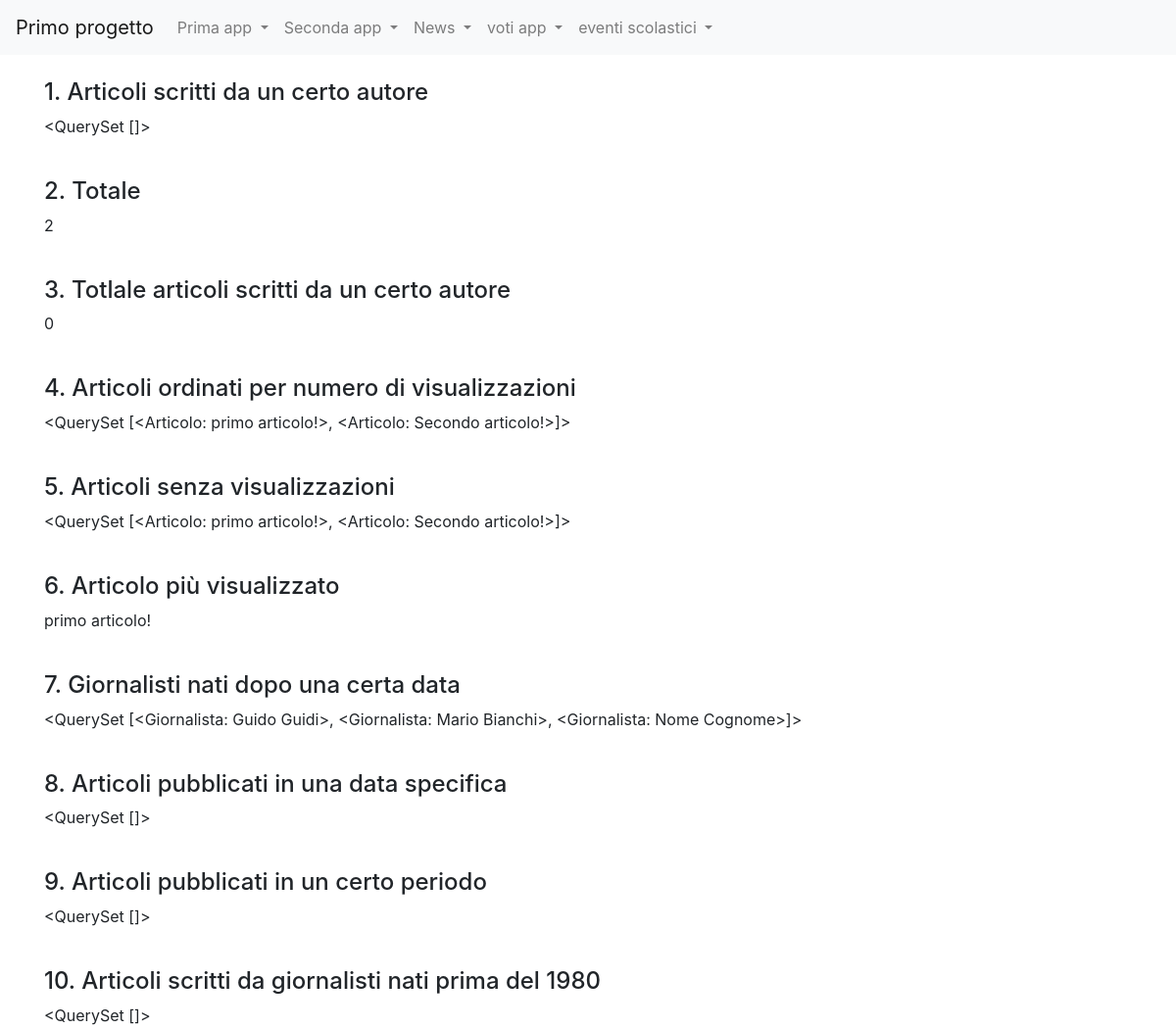
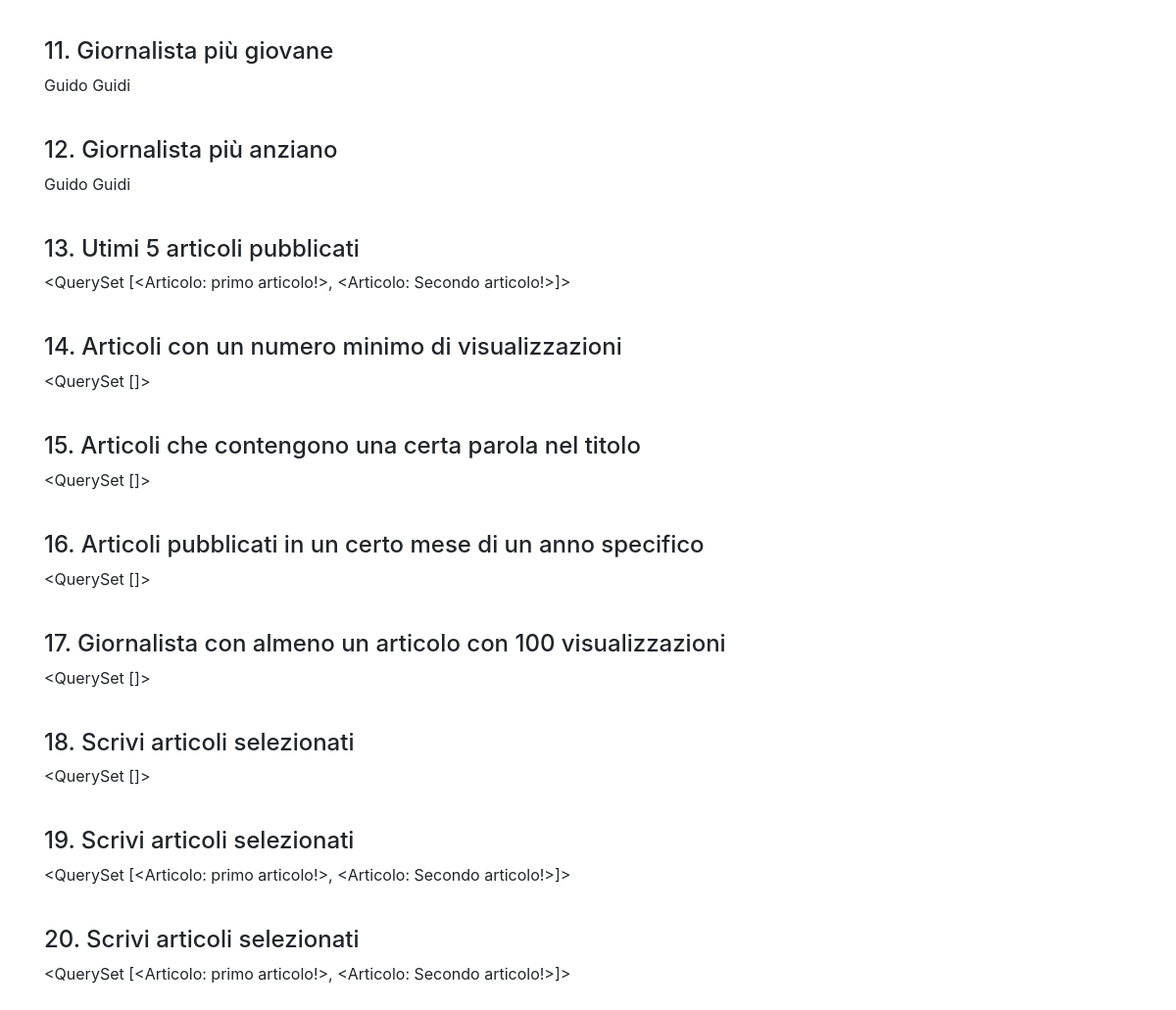
The app's page /news/query, older data (2 pictures, top to bottom).
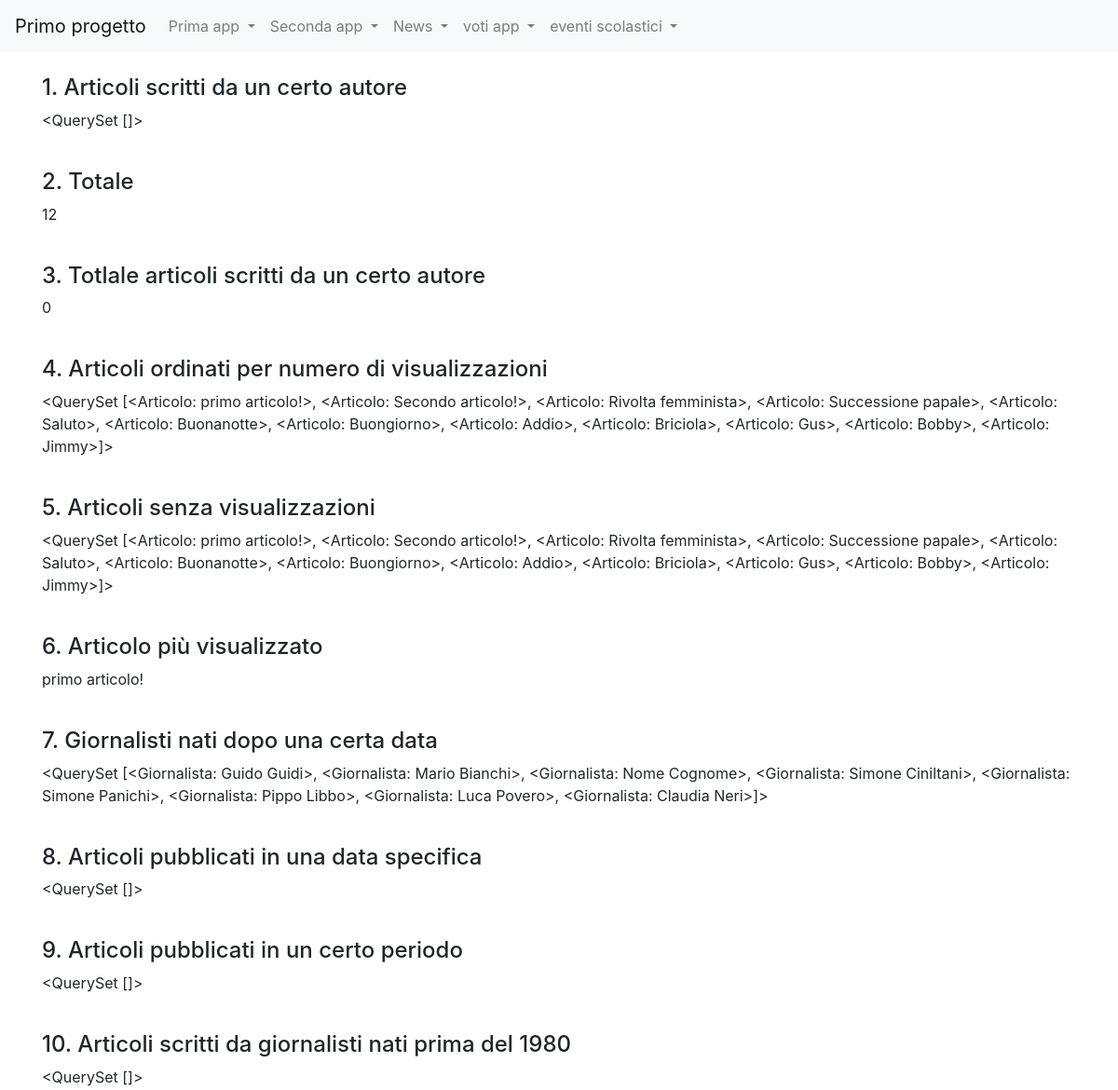
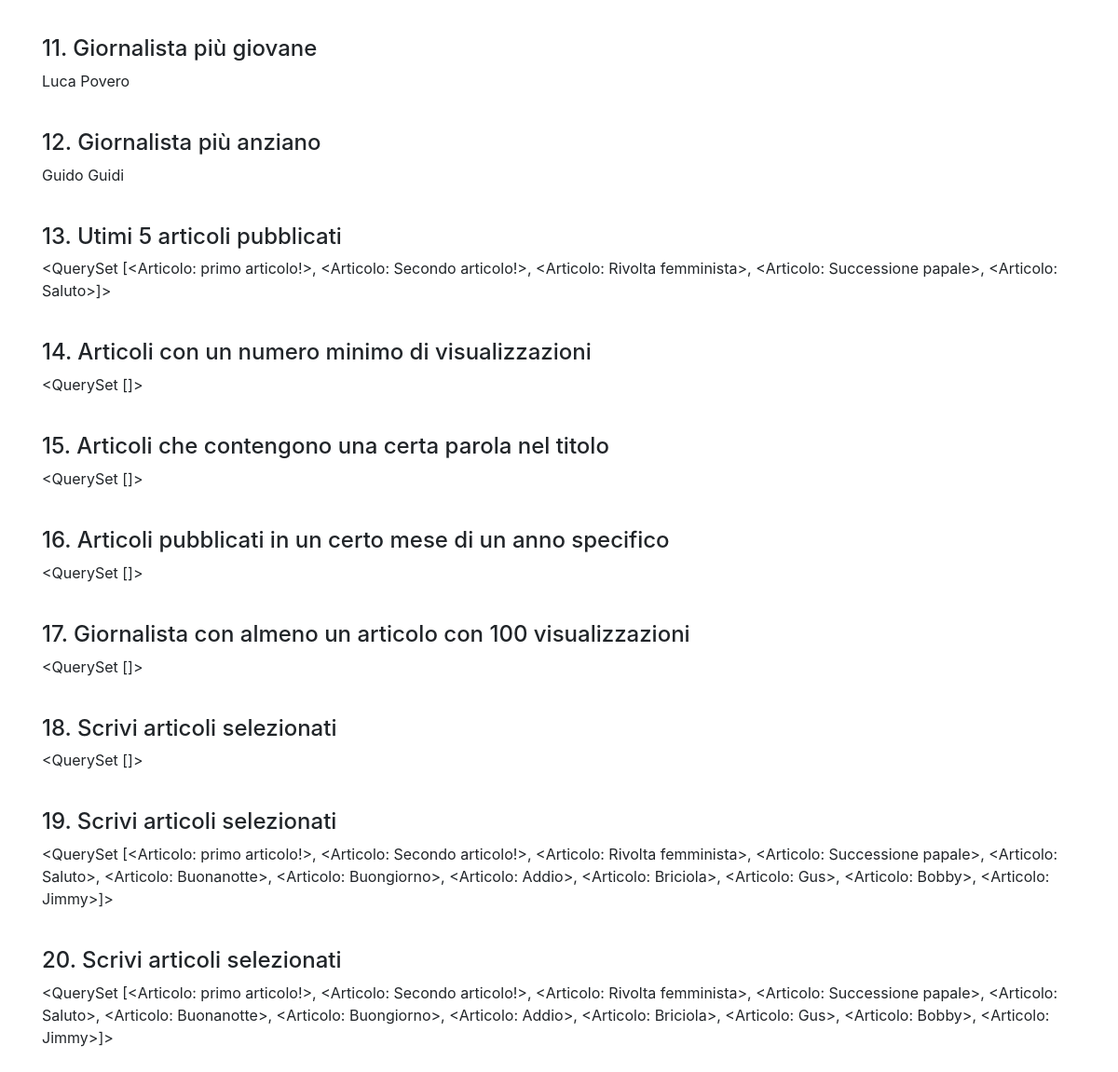
The same page, newer data (2 pictures, top to bottom).
### news/models.py (models this page shows)
class Articolo(models.Model):
    titolo=models.CharField(max_length=100)#necessita della lunghezza massima
    contenuto = models.TextField()
    giornalista = models.ForeignKey(Giornalista, on_delete= models.CASCADE, related_name="articoli")
    data=models.DateField(blank=True)
    visualizzazioni=models.IntegerField(default=0,blank=True)
    def __str__(self):
        return self.titolo
    class Meta:
        verbose_name="Articolo"
        verbose_name_plural="Articoli"

class Giornalista(models.Model):
    nome=models.CharField(max_length=20)
    cognome=models.CharField(max_length=20)
    anno_di_nascita=models.DateField(blank=True)
    def __str__(self):
        return self.nome+" "+self.cognome
    class Meta:
        verbose_name="Giornalista"
        verbose_name_plural="Giornalisti"

### news/views.py (the view)
# urls.py: path("query", queryBase, name="query_base"),
def queryBase(request):
    articoli_cognome=Articolo.objects.filter(giornalista__cognome='Rossi')
    numero_totale_articoli=Articolo.objects.count()
    giornalista_1=Giornalista.objects.get(id=2)
    numero_articoli_giornalista_1=Articolo.objects.filter(giornalista=giornalista_1).count()
    articoli_ordinati=Articolo.objects.order_by('-visualizzazioni')
    articoli_senza_visualizzazioni=Articolo.objects.filter(visualizzazioni=0)
    articolo_piu_visualizzato=Articolo.objects.order_by('-visualizzazioni').first()
    giornalisti_data=Giornalista.objects.filter(anno_di_nascita__gt=datetime.date(1990,1,1))
    articoli_del_giorno=Articolo.objects.filter(data=datetime.date(2023,1,1))
    articoli_periodo=Articolo.objects.filter(data__range=(datetime.date(2023,1,1), datetime.date(2023,12,31)))
    giornalisti_nati=Giornalista.objects.filter(anno_di_nascita__lt=datetime.date(1980,1,1))
    articoli_giornalisti=Articolo.objects.filter(giornalista__in=giornalisti_nati)
    giornalista_giovane=Giornalista.objects.order_by('anno_di_nascita').first()
    giornalista_anziano=Giornalista.objects.order_by('-anno_di_nascita').first()
    ultimi=Articolo.objects.order_by('-data')[:5]
    articoli_minime_visualizzazioni=Articolo.objects.filter(visualizzazioni__gte=100)
    articoli_parola=Articolo.objects.filter(titolo__icontains='importante')
    articoli_mese_anno= Articolo.objects.filter(data__month=1, data__year=2023)
    giornalisti_con_articoli_popolari=Giornalista.objects.filter(articoli__visualizzazioni__gte=100).distinct()
    data=datetime.date(1990,1,1)
    visualizzazioni=50
    articoli_con_and=Articolo.objects.filter(giornalista__anno_di_nascita__gt=data, visualizzazioni__gte=visualizzazioni)
    articoli_con_or=Articolo.objects.filter(Q(giornalista__anno_di_nascita__gt=data)|Q (visualizzazioni__lte=visualizzazioni))
    articoli_con_not=Articolo.objects.filter(~Q(giornalista__anno_di_nascita__lt=data))
    articoli_con_not=Articolo.objects.exclude(giornalista__anno_di_nascita__lt=data)
    context={
        'articoli_cognome': articoli_cognome,
        'numero_totale_articoli': numero_totale_articoli,
        'numero_articoli_giornalista_1': numero_articoli_giornalista_1,
        'articoli_ordinati': articoli_ordinati,
        'articoli_senza_visualizzazioni': articoli_senza_visualizzazioni,
        'articolo_piu_visualizzato': articolo_piu_visualizzato,
        'giornalisti_data': giornalisti_data,
        'articoli_del_giorno': articoli_del_giorno,
        'articoli_periodo': articoli_periodo,
        'articoli_giornalisti': articoli_giornalisti,
        'giornalista_giovane': giornalista_giovane,
        'giornalista_anziano': giornalista_anziano,
        'ultimi': ultimi,
        'articoli_minime_visualizzazioni': articoli_minime_visualizzazioni,
        'articoli_parola': articoli_parola,
        'articoli_mese_anno': articoli_mese_anno,
        'giornalisti_con_articoli_popolari': giornalisti_con_articoli_popolari,
        'articoli_con_and': articoli_con_and,
        'articoli_con_or': articoli_con_or,
        'articoli_con_not': articoli_con_not,
    }
    return render(request,'query.html', context)

### news/templates/query.html (shortened to what this page needs)
{% extends 'base.html' %}
{% block content %}
    <h4>1. Articoli scritti da un certo autore</h4>
    <p>{{articoli_cognome}}</p>
    <br>
    <h4>2. Totale</h4>
    <p>{{numero_totale_articoli}}</p>
    <br>
    <h4>3. Totlale articoli scritti da un certo autore</h4>
    <p>{{numero_articoli_giornalista_1}}</p>
    <br>
    <h4>4. Articoli ordinati per numero di visualizzazioni</h4>
    <p>{{articoli_ordinati}}</p>
    <br>
    <h4>5. Articoli senza visualizzazioni</h4>
    <p>{{articoli_senza_visualizzazioni}}</p>
    <br>
    <h4>6. Articolo più visualizzato</h4>
    <p>{{articolo_piu_visualizzato}}</p>
    <br>
    <h4>7. Giornalisti nati dopo una certa data</h4>
    <p>{{giornalisti_data}}</p>
    <br>
    <h4>8. Articoli pubblicati in una data specifica</h4>
    <p>{{articoli_del_giorno}}</p>
    <br>
    <h4>9. Articoli pubblicati in un certo periodo</h4>
    <p>{{articoli_periodo}}</p>
    <br>
    <h4>10. Articoli scritti da giornalisti nati prima del 1980</h4>
    <p>{{articoli_giornalisti}}</p>
    <br>
    <h4>11. Giornalista più giovane</h4>
    <p>{{giornalista_giovane}}</p>
    <br>
    <h4>12. Giornalista più anziano</h4>
    <p>{{giornalista_anziano}}</p>
    <br>
    <h4>13. Utimi 5 articoli pubblicati</h4>
    <p>{{ultimi}}</p>
    <br>
    <h4>14. Articoli con un numero minimo di visualizzazioni</h4>
    <p>{{articoli_minime_visualizzazioni}}</p>
    <br>
    <h4>15. Articoli che contengono una certa parola nel titolo</h4>
    <p>{{articoli_parola}}</p>
    <br>
    <h4>16. Articoli pubblicati in un certo mese di un anno specifico</h4>
    <p>{{articoli_mese_anno}}</p>
    <br>
    <h4>17. Giornalista con almeno un articolo con 100 visualizzazioni</h4>
    <p>{{giornalisti_con_articoli_popolari}}</p>
    <br>
    <h4>18. Scrivi articoli selezionati</h4>
    <p>{{articoli_con_and}}</p>
    <br>
    <h4>19. Scrivi articoli selezionati</h4>
    <p>{{articoli_con_or}}</p>
    <br>
    <h4>20. Scrivi articoli selezionati</h4>
    <p>{{articoli_con_not}}</p>
    <br>
{% endblock content %}

Row changes from the older to the newer data that the page shows:
changed Articolo "primo articolo!": titolo.titolo "<QuerySet [<Articolo: primo articolo!>, <Articolo: Secondo articolo!>]>" → "…primo articolo!>, <Articolo: Secondo articolo!>, <Articolo: Rivolta femminista>, <Articolo: Successione papale>, <Articolo: Saluto>, <Articolo: Buonanotte>, <Articolo: Buongiorno>, <Articolo: Addio>, <Articolo: Briciola>, <Articolo: Gus>, <Articolo: Bobby>, <Articolo: Jimmy>]>"; titolo.titolo "<QuerySet [<Articolo: primo articolo!>, <Articolo: Secondo articolo!>]>" → "<QuerySet [<Articolo: primo articolo!>, <Articolo: Secondo articolo!>, <Articolo: Rivolta femminista>, <Articolo: Successione papale>, <Articolo: Saluto>]>"
changed Giornalista "Guido Guidi": nome+cognome "<QuerySet [<Giornalista: Guido Guidi>, <Giornalista: Mario Bianchi>, <Giornalista: Nome Cognome>]>" → "…Mario Bianchi>, <Giornalista: Nome Cognome>, <Giornalista: Simone Ciniltani>, <Giornalista: Simone Panichi>, <Giornalista: Pippo Libbo>, <Giornalista: Luca Povero>, <Giornalista: Claudia Neri>]>"
added Giornalista: nome+cognome "Luca Povero"
Text that changed along with them:
{{ numero_totale_articoli }}: "2" → "12"
{{ giornalista_giovane }}: "Guido Guidi" → "Luca Povero"
